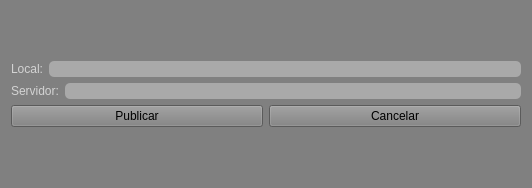
<?xml version="1.0" encoding="UTF-8"?>
<ui version="4.0">
 <class>Form</class>
 <widget class="QWidget" name="Form">
  <property name="geometry">
   <rect>
    <x>0</x>
    <y>0</y>
    <width>532</width>
    <height>188</height>
   </rect>
  </property>
  <property name="windowTitle">
   <string>Form</string>
  </property>
  <property name="styleSheet">
   <string notr="true">QLabel {
	color: lightgray;
}

QLabel:disabled{
	color: rgb(170, 160, 160);
}

QWidget{
	background-color: gray;
}

QGroupBox {
	color: lightgray;
	border: 2px solid lightgray;
}

QScrollBar::handle {
	border-radius: 5px;
 	border: 2px solid lightgray;
	background-color: gray;
}

QScrollBar::add-page{ 
	border: none;
    background-color: rgb(86, 86, 86);
}

QScrollBar::sub-page {
    background-color: rgb(86, 86, 86);
	border: none;
}

QScrollBar::add-line {
    border: none;
    background-color: rgb(86, 86, 86);
}

QScrollBar::sub-line {
    border: none;
    background-color: rgb(86, 86, 86);
}

QScrollBar:arrow{
	border: none;
	background: none;
	color: none;
}

QListWidget:disabled {
    color: rgb(250, 150, 120);
    background-color: rgb(120, 105, 105);
}

QListWidget {
    color: lightgray;
    background-color: rgb(86, 86, 86);
	border-radius: 10px;
	padding: 5px;
}

QListWidget::item:hover {
	color: rgb(80, 64, 44);
    background: #05B8CC;
    border: white;
}

QListWidget::item:selected {
	color: rgb(80, 25, 44);
	border: none;
	background-color: rgb(79, 255, 52);
}

QListWidget::item:selected:active{
	color: rgb(80, 64, 44);
    background-color: rgb(187, 240, 255);
	border: gray;
	padding-left: 5px;
}

QListWidget::item:selected:!active {
    background: rgb(91, 174, 181);
	border: none;
}

QCheckBox {
	color: white;
    spacing: 5px;
}

QCheckBox::indicator:unchecked {
    border: 2px solid white;
	border-radius: 2px;
	background-color: lightgray;
}

QCheckBox::indicator:checked {
    border: 2px solid lightgray;
	border-radius: 1px;
	background-color: rgb(68, 68, 68);
}

QCheckBox:disabled{
	color: rgb(250, 150, 120);
}

QCheckBox::indicator:checked:disabled {
    color: rgb(250, 90, 120);
	background-color: rgb(250, 200, 200);
	border-color: rgb(255, 230, 220);
}

QLineEdit {
	color: rgb(64, 64, 64);
	background-color: darkgray;
	border-radius: 5px;
}
</string>
  </property>
  <layout class="QGridLayout" name="gridLayout_2">
   <item row="0" column="0">
    <layout class="QVBoxLayout" name="verticalLayout">
     <item>
      <layout class="QHBoxLayout" name="localLay">
       <item>
        <widget class="QLabel" name="localLbl">
         <property name="text">
          <string>Local:</string>
         </property>
        </widget>
       </item>
       <item>
        <widget class="QLineEdit" name="localFile"/>
       </item>
      </layout>
     </item>
     <item>
      <layout class="QHBoxLayout" name="serverLay">
       <item>
        <widget class="QLabel" name="serverLbl">
         <property name="text">
          <string>Servidor:</string>
         </property>
        </widget>
       </item>
       <item>
        <widget class="QLineEdit" name="serverFile"/>
       </item>
      </layout>
     </item>
     <item>
      <layout class="QHBoxLayout" name="actionLay">
       <item>
        <widget class="QPushButton" name="publishBtn">
         <property name="text">
          <string>Publicar</string>
         </property>
        </widget>
       </item>
       <item>
        <widget class="QPushButton" name="cancelBtn">
         <property name="text">
          <string>Cancelar</string>
         </property>
        </widget>
       </item>
      </layout>
     </item>
    </layout>
   </item>
  </layout>
 </widget>
 <resources/>
 <connections/>
</ui>
